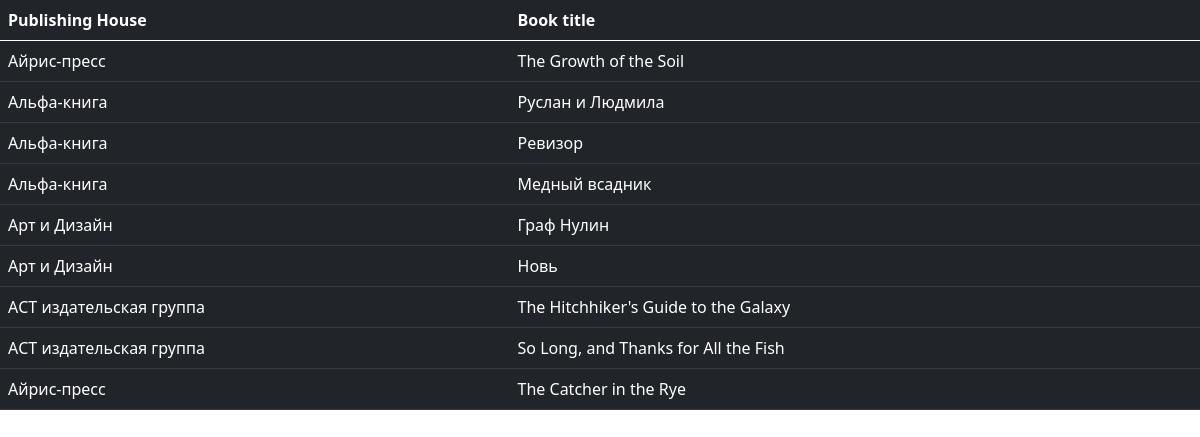
Page /publisher/ on the committed database.
### p_library/models.py (models this page shows, shortened)
class Publisher(models.Model):
    publishing_house = models.TextField()
    books = models.ForeignKey(Book, on_delete=models.CASCADE, null=True)

class Book(models.Model):
    ISBN = models.CharField(max_length=13)
    title = models.TextField()
    description = models.TextField()
    year_release = models.SmallIntegerField()
    author = models.ForeignKey(Author, on_delete=models.CASCADE, verbose_name=("Автор"), related_name='book_author')
    copy_count = models.PositiveIntegerField(default=1)
    price = models.DecimalField(max_digits=8, decimal_places=2)
    def __str__(self):
        return self.title

### p_library/views.py (the view)
# urls.py: path('publisher/', views.publish_list),
def publish_list(request):
    template = loader.get_template('publisher.html')
    some_text = 'Hi world!'
    publisher = Publisher.objects.all()
    data = {
        'some_text': some_text,
        'publisher': publisher,
        }
    return HttpResponse(template.render(data))

### p_library/templates/publisher.html (shortened to what this page needs)
<!DOCTYPE html>
<html lang="ru">
<head>
    <link href="https://cdn.jsdelivr.net/npm/bootstrap@5.0.0-beta1/dist/css/bootstrap.min.css" rel="stylesheet">
</head>
<body>
    <table class="table table-dark">
      <thead>
        <tr>
          <th scope="col">Publishing House</th>
          <th scope="col">Book title</th>
        </tr>
      </thead>
      <tbody>
        {% for publish in publisher %}
          <tr>
            <td>{{ publish.publishing_house }}</td>
            <td>{{ publish.books }}</td>
          </tr>
        {% endfor %}
      </tbody>
    </table>
</body>
</html>

### rows in the picture
Publisher: publishing_house "Айрис-пресс", books "The Growth of the Soil"
Publisher: publishing_house "Альфа-книга", books "Руслан и Людмила"
Publisher: publishing_house "Альфа-книга", books "Ревизор"
Publisher: publishing_house "Альфа-книга", books "Медный всадник"
Publisher: publishing_house "Арт и Дизайн", books "Граф Нулин"
Publisher: publishing_house "Арт и Дизайн", books "Новь"
Publisher: publishing_house "АСТ издательская группа", books "The Hitchhiker's Guide to the Galaxy"
Publisher: publishing_house "АСТ издательская группа", books "So Long, and Thanks for All the Fish"
Publisher: publishing_house "Айрис-пресс", books "The Catcher in the Rye"
